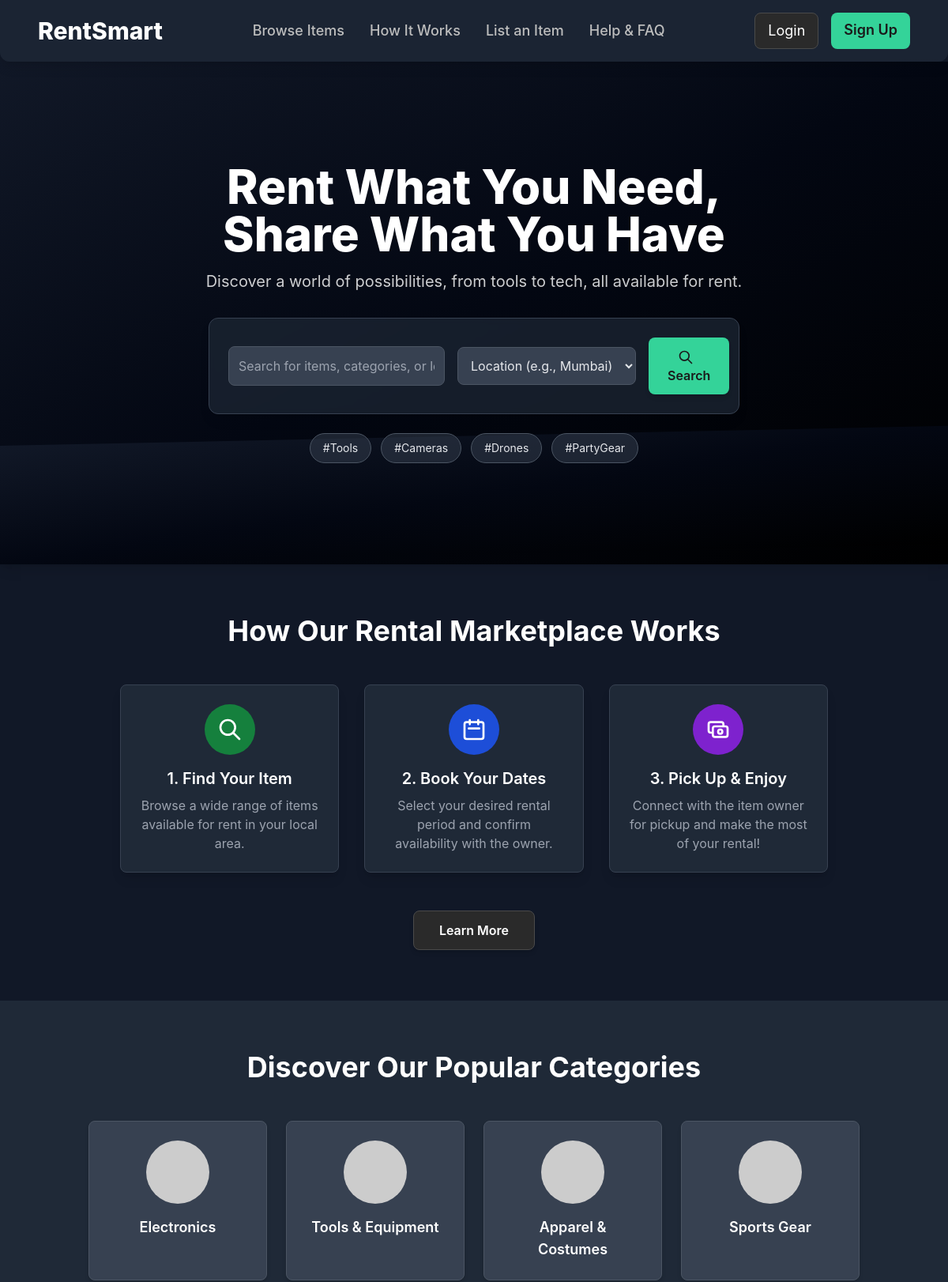
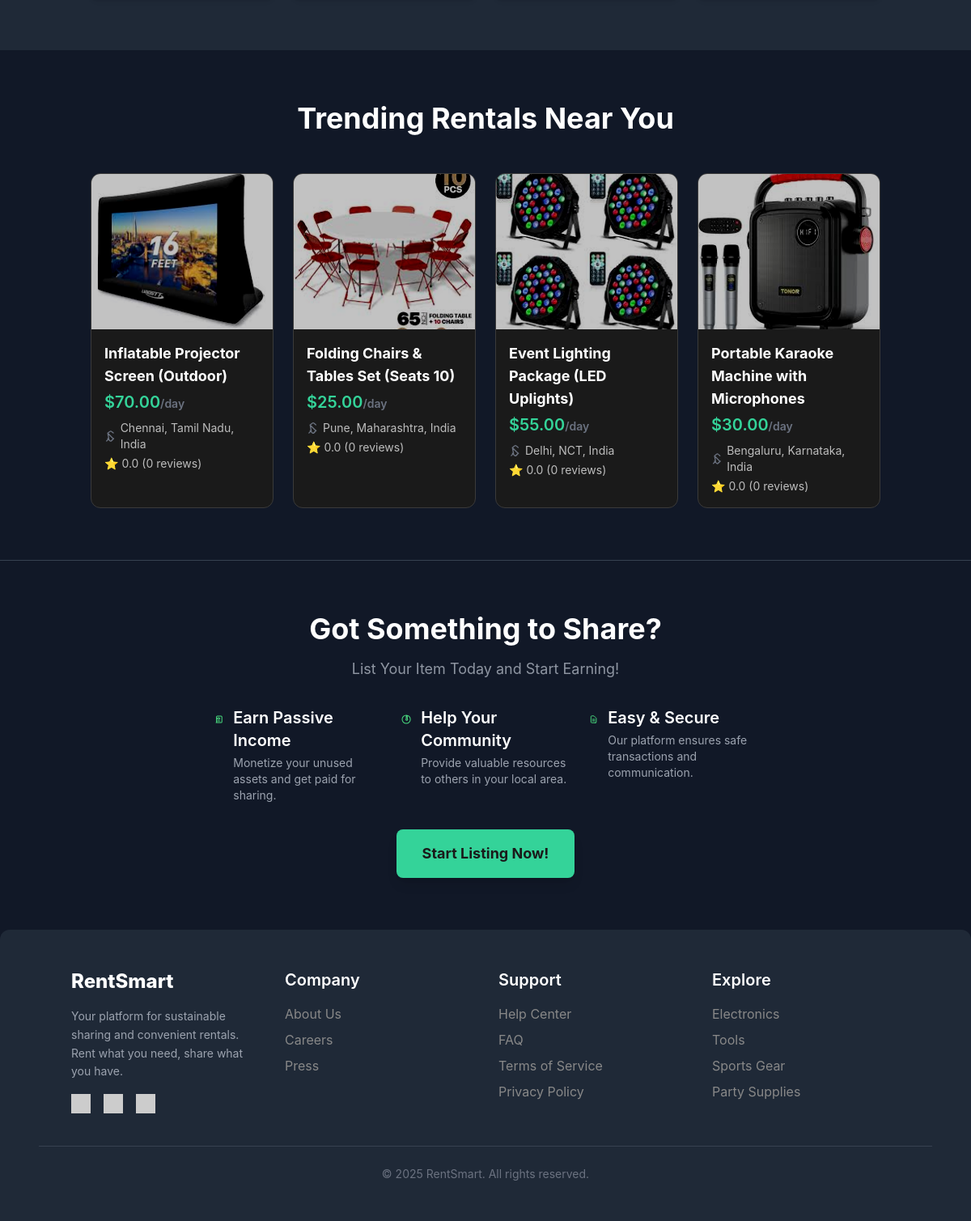
The page / on the database its author committed (2 pictures, top to bottom).
### items/models.py (models this page shows, shortened)
class Item(models.Model):
    owner = models.ForeignKey(User, on_delete=models.CASCADE)
    category = models.ForeignKey(Category, on_delete=models.SET_NULL, null=True, blank=True)
    name = models.CharField(max_length=200)
    description = models.TextField()
    image = models.ImageField(upload_to='items/', blank=True, null=True)
    price_daily = models.DecimalField(max_digits=10, decimal_places=2)
    price_weekly = models.DecimalField(max_digits=10, decimal_places=2, null=True, blank=True)
    price_hourly = models.DecimalField(max_digits=10, decimal_places=2, null=True, blank=True)
    condition = models.CharField(max_length=50)
    location = models.CharField(max_length=255)
    stock_quantity = models.IntegerField(default=1)
    is_active = models.BooleanField(default=True)
    created_at = models.DateTimeField(auto_now_add=True)
    updated_at = models.DateTimeField(auto_now=True)

### core/views.py (the view)
# urls.py: path('', views.index, name='index'),
def index(request):
    featured_items = Item.objects.filter(is_active=True).order_by('-created_at')[:4]
    context = {
        'featured_items': featured_items,
    }
    return render(request, 'core/homepage.html', context)

### core/templates/core/homepage.html (shortened to what this page needs)
{% extends 'base.html' %}
    {% load static %}
    {% block content %}
        <section class="hero-angled-bottom relative bg-gradient-to-br from-gray-900 via-gray-950 to-black text-white py-24 md:py-32 overflow-hidden shadow-lg">
            <video autoplay muted loop class="hero-video-bg">
                <source src="https://www.w3schools.com/tags/movie.mp4" type="video/mp4">
            </video>
            <div class="relative z-10 container mx-auto px-6 text-center">
                <h1 class="text-4xl md:text-6xl font-extrabold leading-tight mb-4 animate-fade-in-up">
                    Rent What You Need, <br class="hidden md:inline"> Share What You Have
                </h1>
                <p class="text-lg md:text-xl mb-8 opacity-80 animate-fade-in-up delay-100 max-w-3xl mx-auto">
                    Discover a world of possibilities, from tools to tech, all available for rent.
                </p>
                <div class="bg-gray-800 bg-opacity-70 backdrop-blur-sm p-4 sm:p-6 rounded-xl shadow-lg max-w-2xl mx-auto flex flex-col md:flex-row items-center space-y-4 md:space-y-0 md:space-x-4 animate-fade-in-up delay-200 border border-gray-700">
                    <input type="text" placeholder="Search for items, categories, or locations..." class="flex-grow p-3 rounded-lg border border-gray-600 focus:outline-none focus:ring-2 focus:ring-green-400 bg-gray-700 text-gray-200 placeholder-gray-400 transition duration-200">
                    <select class="p-3 rounded-lg border border-gray-600 focus:outline-none focus:ring-2 focus:ring-green-400 bg-gray-700 text-gray-200 transition duration-200">
                        <option class="text-gray-400">Location (e.g., Mumbai)</option>
                    </select>
                    <button class="w-full md:w-auto btn-primary px-6 py-3 rounded-lg font-semibold shadow-md">
                        <svg class="inline-block w-5 h-5 mr-2 -mt-0.5" fill="none" stroke="currentColor" viewBox="0 0 24 24" xmlns="http://www.w3.org/2000/svg"><path stroke-linecap="round" stroke-linejoin="round" stroke-width="2" d="M21 21l-6-6m2-5a7 7 0 11-14 0 7 7 0 0114 0z"></path></svg>
                        Search
                    </button>
                </div>
                <div class="mt-6 flex flex-wrap justify-center gap-3 animate-fade-in-up delay-300">
                    <span class="bg-gray-700 bg-opacity-50 text-gray-200 text-sm px-4 py-2 rounded-full cursor-pointer hover:bg-opacity-70 transition duration-200 border border-gray-600">#Tools</span>
                    <span class="bg-gray-700 bg-opacity-50 text-gray-200 text-sm px-4 py-2 rounded-full cursor-pointer hover:bg-opacity-70 transition duration-200 border border-gray-600">#Cameras</span>
                    <span class="bg-gray-700 bg-opacity-50 text-gray-200 text-sm px-4 py-2 rounded-full cursor-pointer hover:bg-opacity-70 transition duration-200 border border-gray-600">#Drones</span>
                    <span class="bg-gray-700 bg-opacity-50 text-gray-200 text-sm px-4 py-2 rounded-full cursor-pointer hover:bg-opacity-70 transition duration-200 border border-gray-600">#PartyGear</span>
                </div>
            </div>
        </section>
        <section class="py-16 bg-gray-900">
            <div class="container mx-auto px-6 text-center">
                <h2 class="text-3xl md:text-4xl font-bold text-white mb-12">How Our Rental Marketplace Works</h2>
                <div class="grid grid-cols-1 md:grid-cols-3 gap-8 max-w-4xl mx-auto">
                    <div class="p-6 bg-gray-800 rounded-lg shadow-lg hover:shadow-xl transition duration-300 ease-in-out border border-gray-700">
                        <div class="w-16 h-16 mx-auto bg-green-700 rounded-full flex items-center justify-center mb-4">
                            <svg class="w-8 h-8 text-white" fill="none" stroke="currentColor" viewBox="0 0 24 24" xmlns="http://www.w3.org/2000/svg"><path stroke-linecap="round" stroke-linejoin="round" stroke-width="2" d="M21 21l-6-6m2-5a7 7 0 11-14 0 7 7 0 0114 0z"></path></svg>
                        </div>
                        <h3 class="text-xl font-semibold text-white mb-2">1. Find Your Item</h3>
                        <p class="text-gray-400">Browse a wide range of items available for rent in your local area.</p>
                    </div>
                    <div class="p-6 bg-gray-800 rounded-lg shadow-lg hover:shadow-xl transition duration-300 ease-in-out border border-gray-700">
                        <div class="w-16 h-16 mx-auto bg-blue-700 rounded-full flex items-center justify-center mb-4">
                            <svg class="w-8 h-8 text-white" fill="none" stroke="currentColor" viewBox="0 0 24 24" xmlns="http://www.w3.org/2000/svg"><path stroke-linecap="round" stroke-linejoin="round" stroke-width="2" d="M8 7V3m8 4V3m-9 8h10M5 21h14a2 2 0 002-2V7a2 2 0 00-2-2H5a2 2 0 00-2 2v12a2 2 0 002 2z"></path></svg>
                        </div>
                        <h3 class="text-xl font-semibold text-white mb-2">2. Book Your Dates</h3>
                        <p class="text-gray-400">Select your desired rental period and confirm availability with the owner.</p>
                    </div>
                    <div class="p-6 bg-gray-800 rounded-lg shadow-lg hover:shadow-xl transition duration-300 ease-in-out border border-gray-700">
                        <div class="w-16 h-16 mx-auto bg-purple-700 rounded-full flex items-center justify-center mb-4">
                        </div>
                        <h3 class="text-xl font-semibold text-white mb-2">3. Pick Up & Enjoy</h3>
                        <p class="text-gray-400">Connect with the item owner for pickup and make the most of your rental!</p>
                    </div>
                </div>
                <button class="mt-12 btn-secondary-dark px-8 py-3 rounded-lg font-semibold shadow-md">
                    Learn More
                </button>
            </div>
        </section>
        <section class="py-16 bg-gray-800">
            <div class="container mx-auto px-6 text-center">
                <h2 class="text-3xl md:text-4xl font-bold text-white mb-12">Discover Our Popular Categories</h2>
                <div class="grid grid-cols-2 md:grid-cols-3 lg:grid-cols-4 gap-6">
                    <div class="bg-gray-700 p-6 rounded-lg shadow-md flex flex-col items-center hover:shadow-lg transition duration-300 ease-in-out cursor-pointer border border-gray-600">
                        <img src="https://placehold.co/80x80/4A4A4A/FFFFFF?text=Icon" alt="Category Icon" class="w-20 h-20 mb-4 rounded-full">
                        <h3 class="text-lg font-semibold text-white">Electronics</h3>
                    </div>
                    <div class="bg-gray-700 p-6 rounded-lg shadow-md flex flex-col items-center hover:shadow-lg transition duration-300 ease-in-out cursor-pointer border border-gray-600">
                        <img src="https://placehold.co/80x80/4A4A4A/FFFFFF?text=Icon" alt="Category Icon" class="w-20 h-20 mb-4 rounded-full">
                        <h3 class="text-lg font-semibold text-white">Tools & Equipment</h3>
                    </div>
                    <div class="bg-gray-700 p-6 rounded-lg shadow-md flex flex-col items-center hover:shadow-lg transition duration-300 ease-in-out cursor-pointer border border-gray-600">
                        <img src="https://placehold.co/80x80/4A4A4A/FFFFFF?text=Icon" alt="Category Icon" class="w-20 h-20 mb-4 rounded-full">
                        <h3 class="text-lg font-semibold text-white">Apparel & Costumes</h3>
                    </div>
                    <div class="bg-gray-700 p-6 rounded-lg shadow-md flex flex-col items-center hover:shadow-lg transition duration-300 ease-in-out cursor-pointer border border-gray-600">
                        <img src="https://placehold.co/80x80/4A4A4A/FFFFFF?text=Icon" alt="Category Icon" class="w-20 h-20 mb-4 rounded-full">
                        <h3 class="text-lg font-semibold text-white">Sports Gear</h3>
                    </div>
                </div>
            </div>
        </section>
        <section class="py-16 bg-gray-900">
            <div class="container mx-auto px-6">
                <h2 class="text-3xl md:text-4xl font-bold text-white mb-12 text-center">Trending Rentals Near You</h2>
                <div class="grid grid-cols-1 sm:grid-cols-2 md:grid-cols-3 lg:grid-cols-4 gap-6">
                    {% for item in featured_items %}
                    <a href="{% url 'items:item_detail' pk=item.pk %}" class="block item-card-dark">
                        {% if item.image %}
                            <img src="{{ item.image.url }}" alt="{{ item.name }}" class="w-full h-48 object-cover">
                        {% else %}
                            <img src="https://placehold.co/400x300/3A3A3A/FFFFFF?text={{ item.name|urlencode }}" alt="{{ item.name }}" class="w-full h-48 object-cover">
                        {% endif %}
                        <div class="p-4">
                            <h3 class="font-bold text-lg mb-1">{{ item.name }}</h3>
                            <p class="price font-semibold text-xl mb-2">${{ item.price_daily }}<span class="text-sm text-gray-500">/day</span></p>
                            <p class="location-text text-sm flex items-center mb-1">
                                {{ item.location }}
                            </p>
                            <div class="review-text flex items-center text-sm">
                                ⭐ 0.0 (0 reviews)
                            </div>
                        </div>
                    </a>
                    {% empty %}
                        <p class="col-span-full text-center text-gray-400 text-lg py-12">No trending items available.</p>
                    {% endfor %}
                </div>
            </div>
        </section>
        <section class="py-16 bg-gray-900 border-t border-gray-700">
            <div class="container mx-auto px-6 text-center">
                <h2 class="text-3xl md:text-4xl font-bold text-white mb-4">Got Something to Share?</h2>
                <p class="text-lg text-gray-400 mb-8 opacity-90">List Your Item Today and Start Earning!</p>
                <div class="max-w-2xl mx-auto grid grid-cols-1 md:grid-cols-3 gap-6 mb-8 text-left">
                    <div class="flex items-start">
                        <div>
                            <h3 class="font-semibold text-xl text-white mb-1">Earn Passive Income</h3>
                            <p class="text-gray-400 text-sm">Monetize your unused assets and get paid for sharing.</p>
                        </div>
                    </div>
                    <div class="flex items-start">
                        <div>
                            <h3 class="font-semibold text-xl text-white mb-1">Help Your Community</h3>
                            <p class="text-gray-400 text-sm">Provide valuable resources to others in your local area.</p>
                        </div>
                    </div>
                    <div class="flex items-start">
                        <div>
                            <h3 class="font-semibold text-xl text-white mb-1">Easy & Secure</h3>
                            <p class="text-gray-400 text-sm">Our platform ensures safe transactions and communication.</p>
                        </div>
                    </div>
                </div>
                <button class="btn-primary px-8 py-4 rounded-lg font-bold text-lg shadow-lg">
                    Start Listing Now!
                </button>
            </div>
        </section>
    {% endblock content %}

### rows shown on the page
Item: image (picture), name "Inflatable Projector Screen (Outdoor)", price_daily "70.00", location "Chennai, Tamil Nadu, India"
Item: image (picture), name "Folding Chairs & Tables Set (Seats 10)", price_daily "25.00", location "Pune, Maharashtra, India"
Item: image (picture), name "Event Lighting Package (LED Uplights)", price_daily "55.00", location "Delhi, NCT, India"
Item: image (picture), name "Portable Karaoke Machine with Microphones", price_daily "30.00", location "Bengaluru, Karnataka, India"
